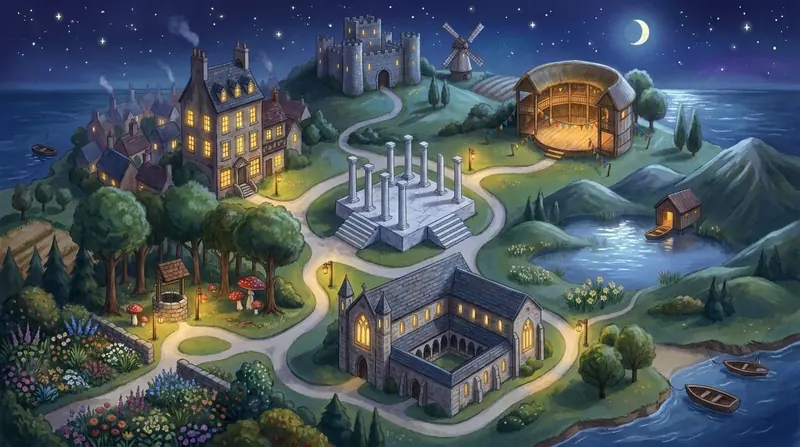
#> input picture art/atlas-night-small.webp, 800 x 447 px
$ python -i process.py   (imports and definitions only)
#> lines starting #> are read from the running program, lines starting #| are printed output that depends on the picture; after the words box and inside, x2 and y2 are one past the last pixel; in counts of white or black regions, pixels touching at a corner belong together
#!/usr/bin/env python3
"""process.py — size the raw paintings for the app (look at every one in raw/ first).

    python3 tools/art/process.py --all
    python3 tools/art/process.py --avatars | --mascot | --worlds | --medals | --icon | --tools | --inkwell

Avatars and mascot poses are keyed off their flat magenta ground to alpha (Bizzing Maths'
keying, after Bee's champions-pack.py), trimmed and centred. The key fails LOUDLY on a ghost:
if the ground was not close to magenta, too little of the canvas keys away (or too much of the
creature does) and the image is named for a repaint rather than shipped half-transparent.
Worlds: 1920 wide for the backdrop and a 720-wide card crop for Home's journey plates."""
import os, sys
import numpy as np
from PIL import Image, ImageDraw
HERE = os.path.dirname(os.path.abspath(__file__))
RAW = os.path.join(HERE, 'raw')
PUB = os.path.join(HERE, '..', '..', 'app', 'public')
# [1 line not run here, left out]
GHOSTS = []


def key(src):
#> called with src = '../../art/atlas-night-small.webp'
    a = np.asarray(Image.open(src).convert('RGBA')).astype(np.float32)
    h, w = a.shape[:2]
#> h = 447; w = 800
    kc = np.median(np.stack([a[0, 0, :3], a[0, w - 1, :3], a[h - 1, 0, :3], a[h - 1, w - 1, :3]]), axis=0)
#> kc = [26, 34, 75.5]
    if not (kc[0] > 150 and kc[2] > 110 and kc[1] < 110):          # the ground is not magenta-ish
        GHOSTS.append(f'{os.path.basename(src)}: ground {kc.astype(int).tolist()} is not magenta')
    # Flood the ground in from the edges and stop at the sticker's white outline, so a red fox or a
    # purple cat whose colour is near the magenta is never keyed away (a colour key alone did that).
    dist = np.sqrt(((a[:, :, :3] - kc) ** 2).sum(axis=2))
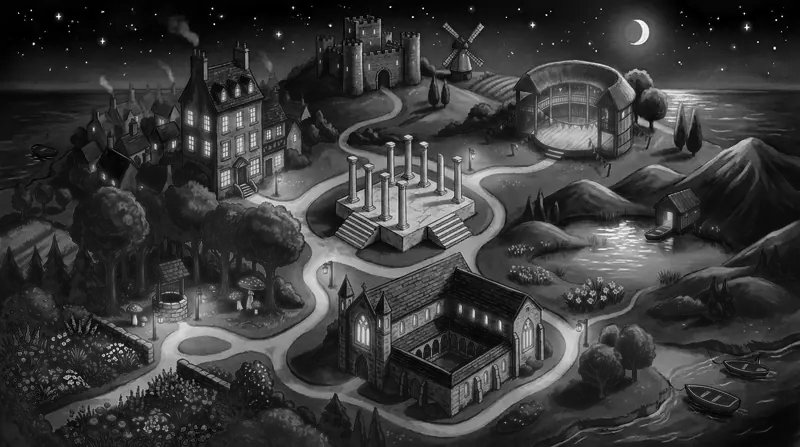
#> dist: shape (447, 800) float32; min 1.12, max 364.1, mean 83.8; drawn with min black and max white
    near = Image.fromarray(np.where(dist < 110, 255, 0).astype(np.uint8), 'L').copy()   # a writable copy: floodfill on a numpy-backed image silently does nothing
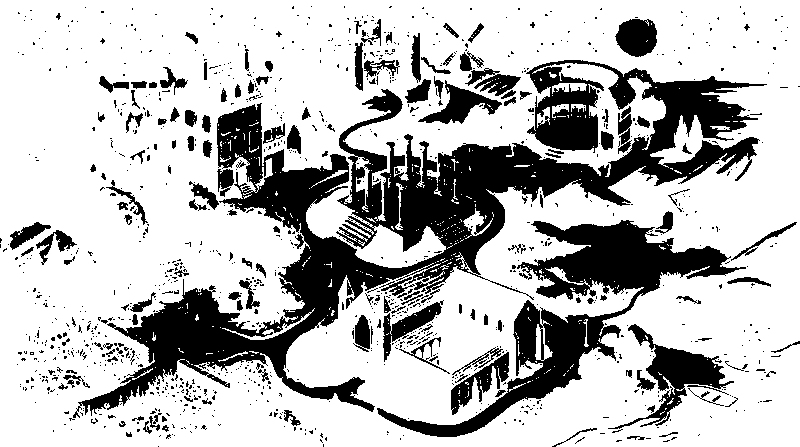
#> near: PIL image 800x447 L; 73.4% white; 1147 black regions (989 under 20 px), largest, box (x1, y1, x2, y2) and area: (73, 60, 767, 418) 53602, (377, 220, 746, 437) 16330, (608, 324, 734, 429) 3252
    for xy in [(0, 0), (w - 1, 0), (0, h - 1), (w - 1, h - 1), (w // 2, 0), (w // 2, h - 1), (0, h // 2), (w - 1, h // 2)]:
        if near.getpixel(xy) == 255: ImageDraw.floodfill(near, xy, 128)
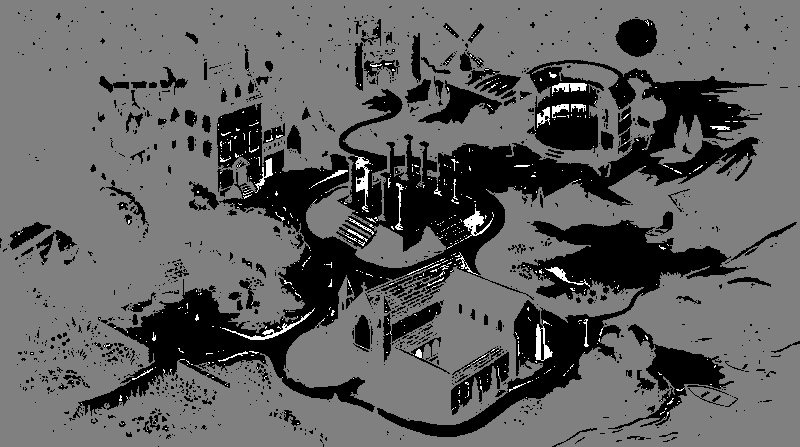
#> near: PIL image 800x447 L; min 0, max 255, mean 95.6
    ground = np.asarray(near) == 128
#> ground: shape (447, 800) bool; 72% white; 1134 black regions (976 under 20 px), largest, box (x1, y1, x2, y2) and area: (73, 60, 767, 418) 57188, (377, 220, 746, 437) 17053, (608, 324, 734, 429) 3321
    from PIL import ImageFilter
    soft = np.asarray(Image.fromarray(np.where(ground, 0, 255).astype(np.uint8), 'L').filter(ImageFilter.GaussianBlur(0.8))).astype(np.float32) / 255
    alpha = np.where(ground, np.minimum(soft, np.clip((dist - 40.0) / 70.0, 0, 1)), 1.0)
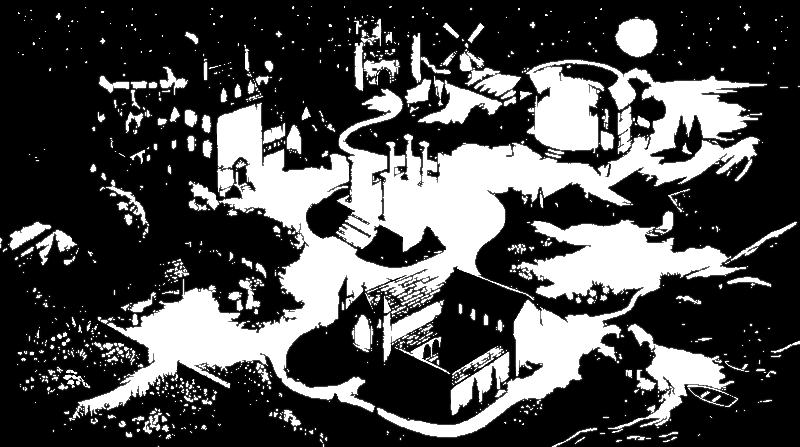
#> alpha: shape (447, 800) float32; min 0, max 1, mean 0.299
    out = a.copy(); out[:, :, 3] = alpha * 255
    edge = (alpha > 0.02) & (alpha < 0.98)
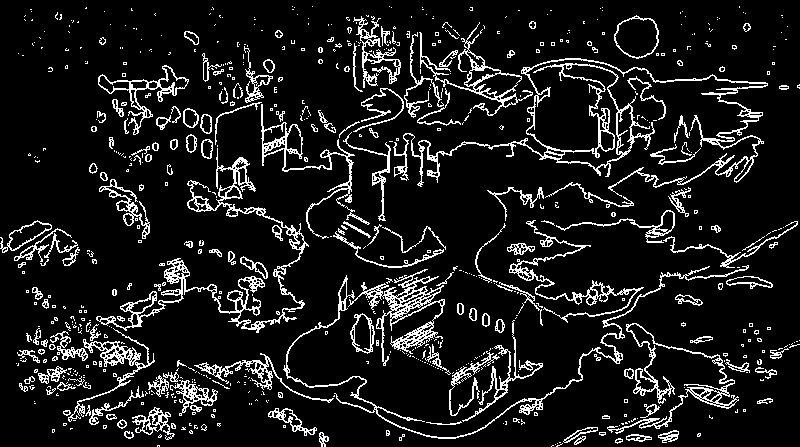
#> edge: shape (447, 800) bool; 10.8% white in thin lines or dots
    if edge.any():
        f = alpha[edge][:, None]
        out[:, :, :3][edge] = np.clip((out[:, :, :3][edge] - kc * (1 - f)) / np.maximum(f, 0.15), 0, 255)
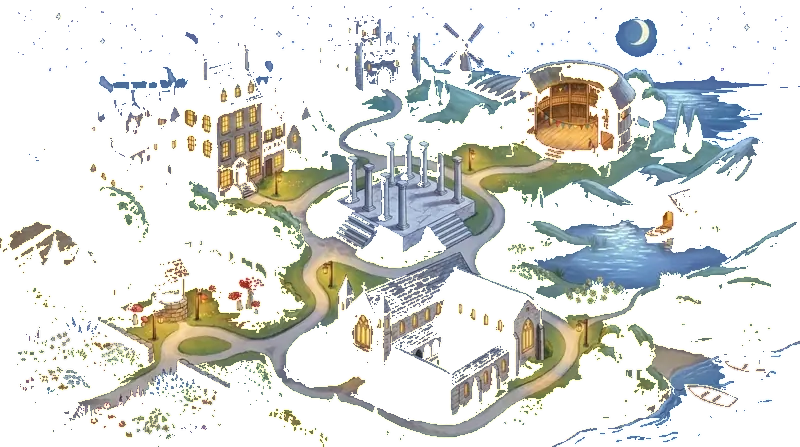
#> out: shape (447, 800, 4) float32; mean R, G, B, A 89.9, 100.3, 97, 76.2; transparent parts drawn white
    kept = (alpha > 0.5).mean()
#> kept = 0.281
    if kept < 0.12 or kept > 0.85: GHOSTS.append(f'{os.path.basename(src)}: {kept:.0%} of the canvas kept')
    im = Image.fromarray(out.astype(np.uint8), 'RGBA')
    bb = im.getchannel('A').point(lambda v: 255 if v > 8 else 0).getbbox()
#> bb = (0, 6, 800, 447)
    return im.crop(bb) if bb else im
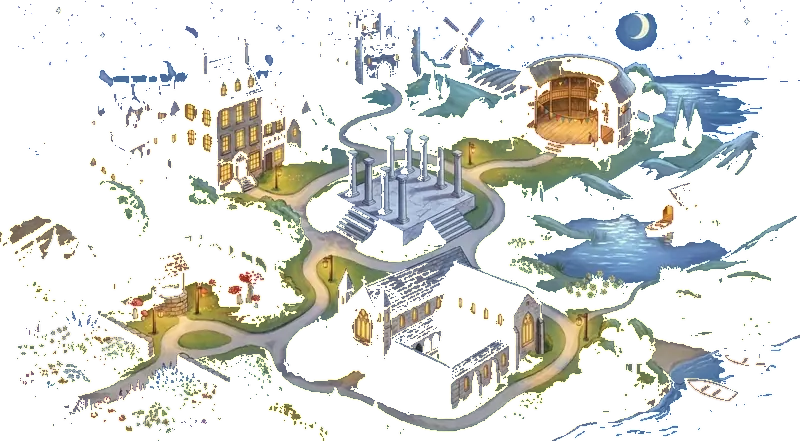
#> returned value: PIL image 800x441 RGBA; mean R, G, B, A 90.7, 101.1, 97.2, 77.2; transparent parts drawn white


# [5 lines left out: function square, not called in this run]


def save(im, path, q=86):
    im.save(path, 'WEBP', quality=q, method=6)
    return os.path.getsize(path)


# [159 lines left out: functions avatars, mascot, worlds, atlas, stories, medals and 5 more, not called in this run]


a = sys.argv
# [11 lines not run here, left out]

>>> result = key('../../art/atlas-night-small.webp')
